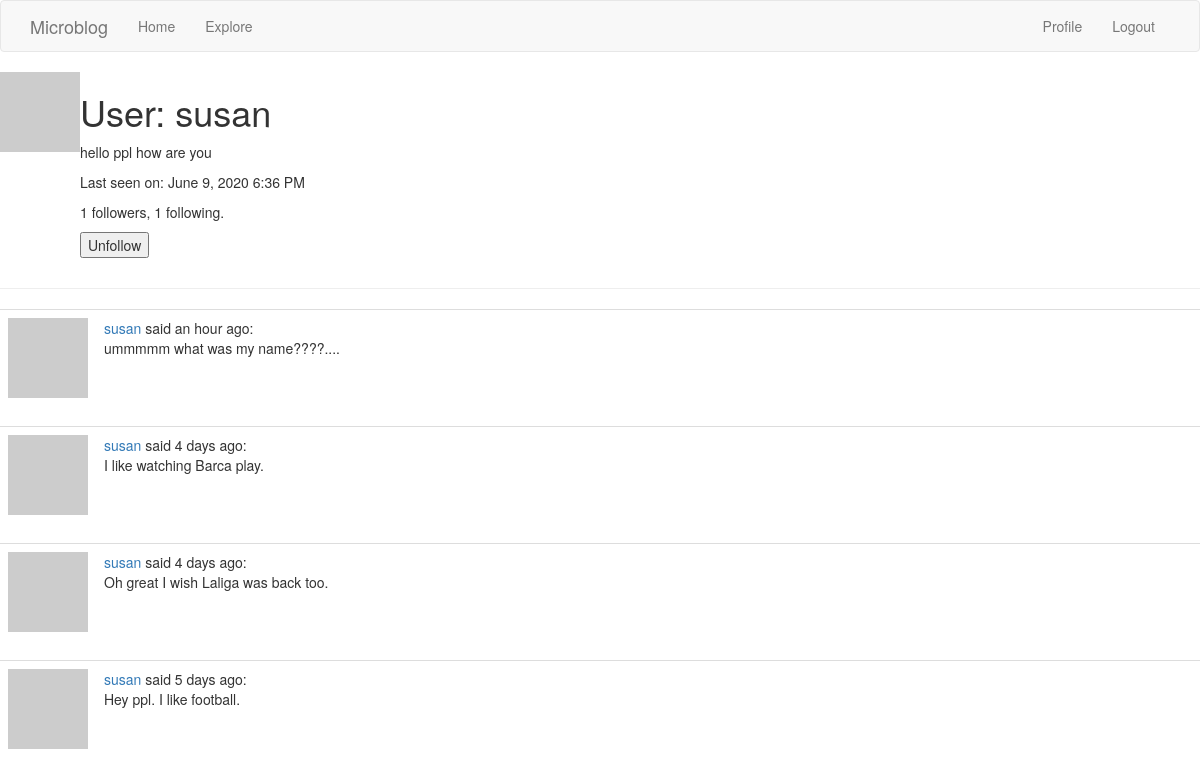
Screenshot of /user/susan (signed in) with the database file from the repository.
### app/models.py (models this page shows, shortened)
class User(UserMixin , db.Model):
    id = db.Column(db.Integer , primary_key = True)
    username = db.Column(db.String(64) , index=True , unique=True)
    email = db.Column(db.String(120) , index=True , unique=True)
    password_hash = db.Column(db.String(128))
    posts = db.relationship('Post', backref='author', lazy='dynamic')
    about_me = db.Column(db.String(140))
    last_seen = db.Column(db.DateTime, default=datetime.utcnow)
    followed = db.relationship(
        'User',secondary = followers,
        primaryjoin = (followers.c.follower_id == id),
        secondaryjoin = (followers.c.followed_id == id),
        backref=db.backref('followers', lazy='dynamic'), lazy='dynamic'
    )
    def avatar(self,size):
        digest = md5(self.email.lower().encode('utf-8')).hexdigest()
        return 'https://www.gravatar.com/avatar/{}?d=identicon&s={}'.format(digest, size)
    def is_following(self,user):
        return self.followed.filter(followers.c.followed_id == user.id).count() > 0

class Post(db.Model):
    id = db.Column(db.Integer , primary_key=True)
    body = db.Column(db.String(140))
    timestamp = db.Column(db.DateTime , index=True, default=datetime.utcnow)
    user_id = db.Column(db.Integer, db.ForeignKey('user.id'))

### app/routes.py (the view)
@app.route('/user/<username>')
@login_required
def user(username):
    user = User.query.filter_by(username=username).first_or_404()
    page = request.args.get('page', 1, type=int)
    posts = user.posts.order_by(Post.timestamp.desc()).paginate(page, app.config['POSTS_PER_PAGE'], False)
    next_url = url_for('user', username=user.username, page=posts.next_num) if posts.has_next else None
    prev_url = url_for('user', username=user.username, page=posts.prev_num) if posts.has_prev else None
    form = EmptyForm()
    return render_template('user.html', user=user, posts=posts.items,next_url=next_url, prev_url=prev_url, form=form)

### app/forms.py
class EmptyForm(FlaskForm):
    submit = SubmitField('Submit')

### app/models.py (called while the page is built)
@login.user_loader
def load_user(id):
    return User.query.get(int(id))

### app/routes.py (called while the page is built)
@app.before_request
def before_request():
    if current_user.is_authenticated:
        current_user.last_seen = datetime.utcnow()
        db.session.commit()

### app/templates/user.html (shortened to what this page needs)
{% extends "base.html" %}
{% block content %}
    <table>
        <tr valign="top">
            <td><img src="{{ user.avatar(128) }}"></td>
            <td>
        <h1>User: {{ user.username }}</h1>
        {% if user.about_me %}<p>{{ user.about_me }}</p>{% endif %}
        {% if user.last_seen %}<p>Last seen on: {{ moment(user.last_seen).format('LLL') }}</p>{% endif %}
        <p>{{ user.followers.count() }} followers, {{ user.followed.count() }} following.</p>
        {% if user == current_user %}
        <p><a href="{{ url_for('edit_profile') }}">Edit your profile</a></p>
        {% else %}
        <p>
            <form action="{{ url_for('unfollow', username=user.username) }}" method="post">
                {{ form.submit(value='Unfollow') }}
            </form>
        </p>
        {% endif %}
            </td>
        </tr>
    </table>
    <hr>
    {% for post in posts %}
        {% include '_post.html' %}
    {% endfor %}
{% endblock %}

### app/templates/_post.html
    <table class="table table-hover">
        <tr>
            <td width="70px">
                <a href="{{ url_for('user', username=post.author.username) }}">
                    <img src="{{ post.author.avatar(70) }}" />
                </a>
            </td>
            <td>
                <a href="{{ url_for('user', username=post.author.username) }}">
                    {{ post.author.username }}
                </a>
                said {{ moment(post.timestamp).fromNow() }}:
                <br>
                {{ post.body }}
            </td>
        </tr>
    </table>

### rows the page displays
User: username "susan", about_me "hello ppl how are you", last_seen "June 9, 2020 6:36 PM"
Post: author.username "susan", timestamp "an hour ago", body "ummmmm what was my name????...."
Post: author.username "susan", timestamp "4 days ago", body "I like watching Barca play."
Post: author.username "susan", timestamp "4 days ago", body "Oh great I wish Laliga was back too."
Post: author.username "susan", timestamp "5 days ago", body "Hey ppl. I like football."

### other values shown
{{ user.followers.count() }} "1"
{{ user.followed.count() }} "1"
